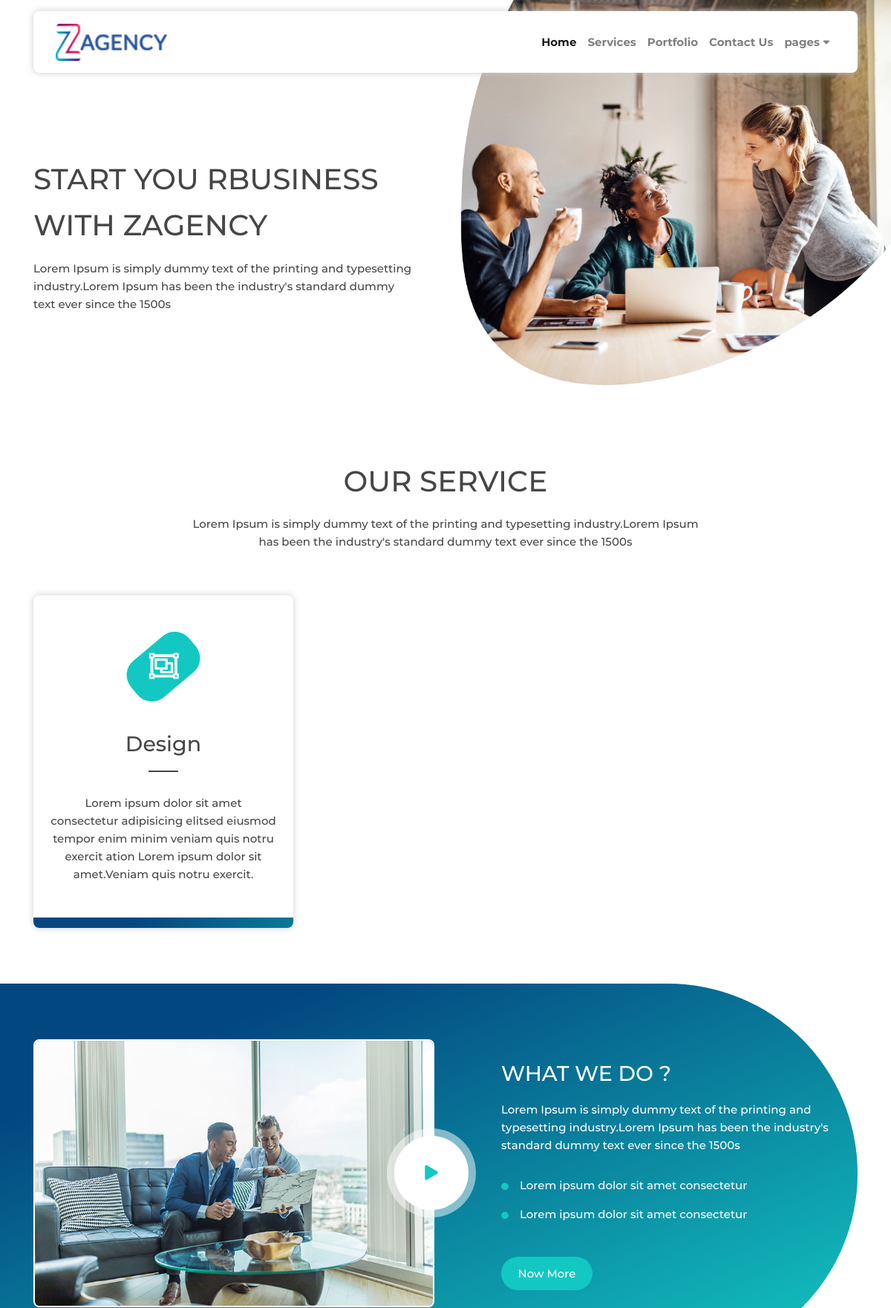
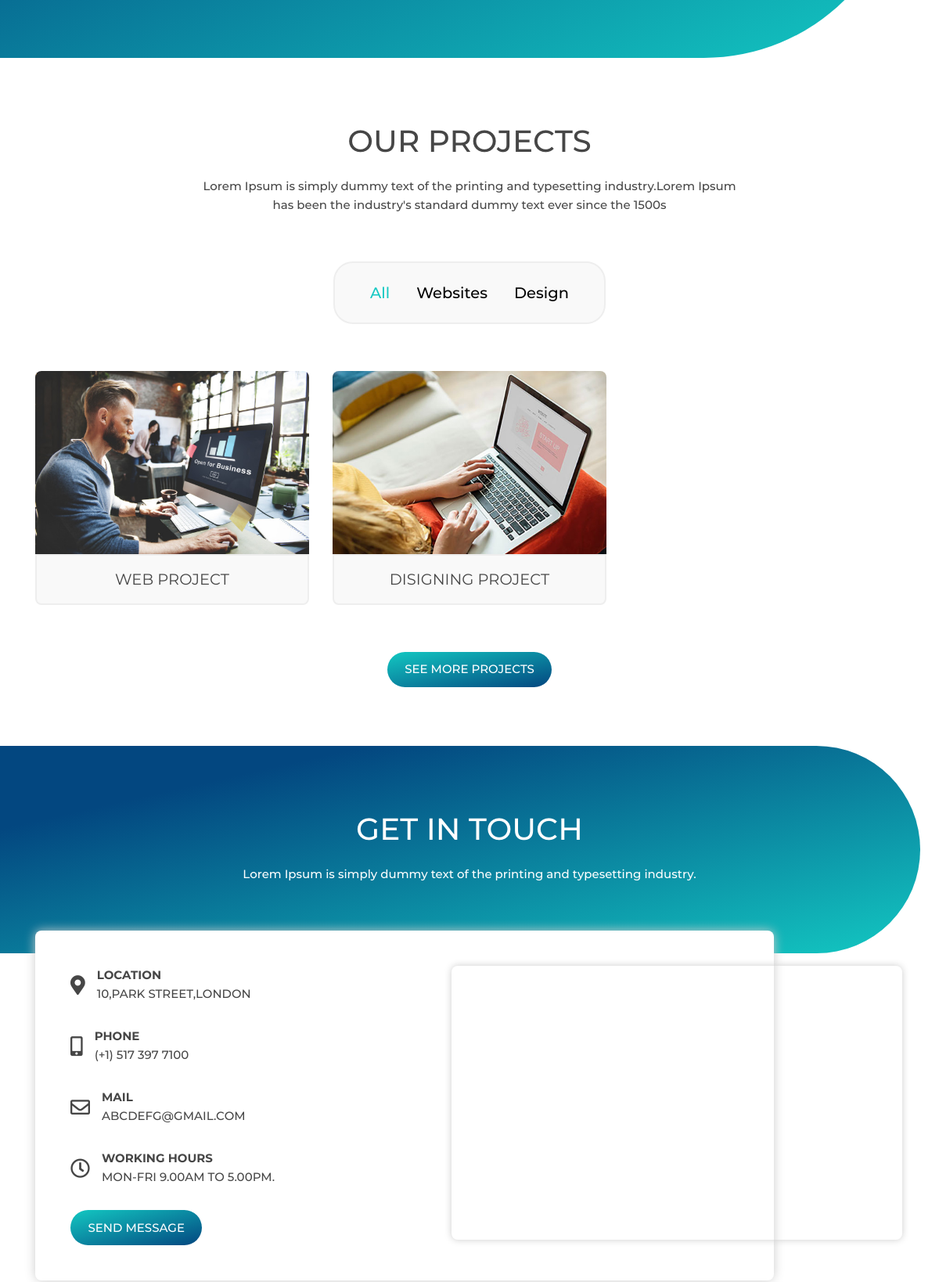
The page / (upper part) on the database its author committed (2 pictures, top to bottom).
### website/models.py (models this page shows, shortened)
class Param(models.Model):
	param_name = models.CharField(max_length=250, null=True,blank=True)
	content = models.TextField(max_length=1000, null=True,blank=True)
	image  = models.ImageField(upload_to='' , blank=True )
	activ = models.BooleanField(default=True)

class Service(models.Model):
	title = models.CharField(max_length=250, null=True,blank=True)
	description = models.CharField(max_length=250, null=True,blank=True)
	icon = models.CharField(max_length=250, null=True,blank=True)
	url = models.CharField(max_length=250, null=True,blank=True)
	activ = models.BooleanField(default=True)

class Project(models.Model):
	title = models.CharField(max_length=250, null=True,blank=True)
	image  = models.ImageField(upload_to='' , blank=True )
	url = models.CharField(max_length=250, null=True,blank=True)
	projectcategory  = models.ForeignKey(ProjectCategory , on_delete=models.SET_NULL,  null = True, blank=True)
	activ = models.BooleanField(default=True)

class ProjectCategory(models.Model):
	title = models.CharField(max_length=250, null=True,blank=True)
	datarel = models.CharField(max_length=250, null=True,blank=True)
	activ = models.BooleanField(default=True)

### website/views.py (the view)
# urls.py: path('', home ,name='home'),
def home(request):
	template_name = 'index.html'
	title = Param.objects.get(param_name='title')
	description = Param.objects.get(param_name='description')
	logo = Param.objects.get(param_name='logo')
	favicon = Param.objects.get(param_name='favicon')
	email = Param.objects.get(param_name='email')
	phone = Param.objects.get(param_name='phone')
	location = Param.objects.get(param_name='location')
	google_map = Param.objects.get(param_name='google_map')
	our_services_description = Param.objects.get(param_name='our_services_description')
	our_services_title = Param.objects.get(param_name='our_services_title')
	services = Service.objects.filter(activ=True)
	what_we_do_image = Param.objects.get(param_name='what_we_do_image')
	what_we_do_video_url = Param.objects.get(param_name='what_we_do_video_url')
	what_we_do_description = Param.objects.get(param_name='what_we_do_description')
	what_we_do_title = Param.objects.get(param_name='what_we_do_title')
	what_we_do_lignes = Param.objects.filter(param_name='what_we_do_lignes')
	our_projects_description = Param.objects.get(param_name='our_projects_description')
	our_projects_title = Param.objects.get(param_name='our_projects_title')
	projects = Project.objects.filter(activ=True)
	args = {
		'title':title,
		'logo':logo,
		'email':email,
		'phone':phone,
		'description':description,
		'location':location,
		'favicon':favicon,
		'google_map':google_map,
		'what_we_do_image': what_we_do_image,
		'what_we_do_video_url': what_we_do_video_url,
		'what_we_do_description': what_we_do_description,
		'what_we_do_title' :what_we_do_title,
		'what_we_do_lignes' :what_we_do_lignes,
		'services':services,
		'our_services_description':our_services_description,
		'our_services_title':our_services_title,
		'projects':projects,
		'our_projects_description':our_projects_description,
		'our_projects_title':our_projects_title,
	}
	return render(request  ,template_name , args)

### website/templates/index.html (shortened to what this page needs)
{% load static %}
<!Doctype html>
<html lang="zxx">
<head>
  <link rel="stylesheet" href="{% static 'css/inc/plugins.css' %}">
  <link rel="stylesheet" href="{% static 'css/style.css' %}">
</head>
<body>
  <header class="site_header fixed-top w-100">
	<div class="container">
	  <nav class="navbar navbar-expand-lg navbar-light">
		{% if logo.activ %}
		<a class="navbar-brand" href="index.html" ><img src="{{logo.image.url}}" style="width: 150px; height: 50px" alt="pic"></a>
		{% endif %}
		<div class="collapse navbar-collapse ml-auto" id="navbarNavAltMarkup">
		  <div class="navbar-nav">
			<a class="nav-item nav-link active" href="#home">Home</a>
			<a class="nav-item nav-link" href="#services">Services</a>
			<a class="nav-item nav-link" href="#portfolio">Portfolio</a>
			<a class="nav-item nav-link" href="#contact_us">Contact Us</a>
			<div class="drop_down">
			  <a class="nav-item nav-link" href="#">pages <i class="fas fa-caret-down"></i></a>
			</div>
		  </div>
		</div>
	  </nav>
	</div>
  </header>
  <main class="main_site" id="home">
	<section id="hero_section" class="green style_3">
	  <div class="container">
		<div class="row align-items-center">
		  <div class="col-md-12 col-lg-6 padding_right">
			<div class="hero_content">
			  <h1 class="text-uppercase hero_tit text_animation" data-in-effect="fadeInLeft">{% if title.activ %}{{title.content}}{% endif %}</h1>
			  <p class="hero_desc wow fadeInDown" data-wow-delay="1.5s">{% if description.activ %}{{description.content}}{% endif %}
			  </p>
			</div>
		  </div>
		</div>
	  </div>
	</section>
	{% if services %}
		<section id="services" class="text-center green style_2">
		  <div class="container">
			<h1 class="sec_title text-uppercase">{% if our_services_description.activ %}{{our_services_title.content}}{% endif %}</h1>
			<p class="sec_desc">{% if our_services_description.activ %}{{our_services_description.content}}{% endif %}</p>
			<div class="row">
				{% for service in services %}
			  <div class="col-md-12 col-lg-4">
				<div class="serv_item margin_top_4 wow fadeInUp" data-wow-delay="0s">
				  <div class="serv_icon_2 bg_green">
					<i class="{{service.icon}} serv_icon"></i>
				  </div>
				  <h2 class="margin_top margin_bottom serv_tit">{{service.title}}</h2>
				  <p class="serv_desc">{{service.description}}</p>
				  <div class="serv_hover text-white bg_green_grad">
				  </div>
				</div>
			  </div>
				{% endfor %}
			  </div>
			</div>
		</section>
	{% endif %}
	<section id="about-us" class="green text-white style_2">
	  <div class="container">
		<div class="row align-items-center">
		  <div class="col-md-12 col-lg-6">
			<div class="about_image wow fadeInLeft">
				{% if what_we_do_image.activ %}
			  <img class="w-100" src=" {{what_we_do_image.image.url}}" alt="pic">
				{% endif %}
			  <a id="play_video" href="#">
				<i class="fas fa-play paly_icon text_green"></i>
			  </a>
			</div>
		  </div>
		  <div class="col-md-12 col-lg-6">
			<div class="about_content padding_left_4 wow fadeInRight">
			  <h2 class="text-uppercase">{% if what_we_do_title.activ %}{{what_we_do_title.content}}{% endif %}	</h2>
			  <p>{% if what_we_do_description.activ %}{{what_we_do_description.content}}{% endif %}
			  </p>
			  {% if what_we_do_lignes %}
				  <ul class="margin_top">
				  	{% for ligne in what_we_do_lignes %}
					  	<li><i class="fas fa-circle _icon text_green margin_right"></i>{{ligne.content}}</li>
				  	{% endfor %}
				  </ul>
			  {% endif %}
			  <a class="d-inline-block btn_style btn_green margin_top" href="about-us.html">Now More</a>
			</div>
		  </div>
		</div>
	  </div>
	</section>
	<section id="portfolio" class="text-center green">
	  <div class="container">
		<h1 class="sec_title text-uppercase">{% if our_projects_title.activ %}{{our_projects_title.content}}{% endif %}</h1>
		<p class="sec_desc">{% if our_projects_description.activ %}{{our_projects_description.content}}{% endif %}</p>
		<div class="toolbar mb2 mt2 margin_top_4">
		  <button class="fil_btn fil-cat active" data-rel="all">All</button>
		  {% if projects %}
		  	{% for project in projects %}
		  		<button class="fil_btn fil-cat" data-rel="{{project.projectcategory.datarel}}">{{project.projectcategory.title}}</button>
		  	{% endfor %}
		  {% endif %}
		</div>
		<div id="portfolio_items" class="margin_top wow fadeInUp">
		  <div class="row">
		  	{% if projects %}
		  	    {% for project in projects %}
				<div class="col-sm-6 col-md-4 portfolio_item scale-anm {{project.projectcategory.datarel}} all">
				  <a href="#">
					<div class="portfolio_img">
					  <img src="{{project.image.url}}" alt="pic">
					</div>
					<div class="portfolio_content">
					  <h3 class="text-uppercase">{{project.title}}</h3>
					</div>
				  </a>
				</div>
		  	    {% endfor %}
		  	{% endif %}
		  </div>
		</div>
		<a class="btn_style green_grad_btn margin_top_4 d-inline-block text-uppercase" href="portfolio.html">see more projects</a>
	  </div>
	</section>
	<section id="contact_us" class=" green style_2">
	  <div class="contact__us">
		<div class="container">
		  <h1 class="text-uppercase text-center text-white"><span>Get In Touch</span></h1>
		  <p class="sec_desc margin_bottom text-center text-white">Lorem Ipsum is simply dummy text of the printing and typesetting industry.</p>
		  <div class="row contact-us margin_top_4 wow fadeInUp">
			<div class="col-sm-12 col-md-6 col-lg-6">
			  <div class="contact_info text-left">
				<div class="d-flex contact_item align-items-center margin_bottom align-content-center">
				  <i class="fas fa-map-marker-alt margin_right info_icon"></i>
				  <div>
					<p class="text-uppercase text_bold">location</p>
					<p class="text-uppercase"> 10,Park Street,London</p>
				  </div>
				</div>
				<div class="d-flex contact_item align-items-center margin_bottom align-content-center">
				  <i class="fas fa-mobile-alt margin_right info_icon"></i>
				  <div>
					<p class="text-uppercase text_bold">phone</p>
					<p class="text-uppercase"> <a href="tel:+15173977100">(+1) 517 397 7100</a></p>
				  </div>
				</div>
				<div class="d-flex contact_item align-items-center margin_bottom align-content-center">
				  <i class="far fa-envelope margin_right info_icon"></i>
				  <div>
					<p class="text-uppercase text_bold">mail</p>
					<p class="text-uppercase"><a href="mailto:abcdefg@gmail.com">abcdefg@gmail.com</a></p>
				  </div>
				</div>
				<div class="d-flex contact_item align-items-center margin_bottom align-content-center">
				  <i class="far fa-clock margin_right info_icon"></i>
				  <div>
					<p class="text-uppercase text_bold">WORKING HOURS</p>
					<p class="text-uppercase">Mon-Fri 9.00AM to 5.00PM.</p>
				  </div>
				</div>
				<a id="send_message" class="d-inline-block btn_style green_grad_btn text-uppercase text-white" href="#">send message</a>
			  </div>
			</div>
			<div class="col-sm-12 col-md-6 col-lg-6">
			  <div class="map">
				<div style="width: 100%"><iframe src="https://www.google.com/maps/embed?pb=!1m18!1m12!1m3!1d421701.2454303203!2d-90.21538947620296!3d34.33670749678344!2m3!1f0!2f0!3f0!3m2!1i1024!2i768!4f13.1!3m3!1m2!1s0x88801b5b94e09a8b%3A0xabd6bc8b4f8f7ebb!2sUnited+States+Postal+Service!5e0!3m2!1sen!2seg!4v1536167131135"
					allowfullscreen></iframe></div><br />
			  </div>
			</div>
		  </div>
		</div>
	  </div>
	</section>
  </main>
</body>
</html>

### rows shown on the page
Param: image (picture)
Param: content "START YOU RBUSINESS WITH ZAGENCY"
Param: content "Lorem Ipsum is simply dummy text of the printing and typesetting industry.Lorem Ipsum has been the industry's standard dummy text ever since the 1500s"
Param: content "OUR SERVICE"
Param: content "Lorem Ipsum is simply dummy text of the printing and typesetting industry.Lorem Ipsum has been the industry's standard dummy text ever since the 1500s"
Service: title "Design", description "Lorem ipsum dolor sit amet consectetur adipisicing elitsed eiusmod tempor enim minim veniam quis notru exercit ation Lorem ipsum dolor sit amet.Veniam quis notru exercit."
Param: image (picture)
Param: content "WHAT WE DO ?"
Param: content "Lorem Ipsum is simply dummy text of the printing and typesetting industry.Lorem Ipsum has been the industry's standard dummy text ever since the 1500s"
Param: content "Lorem ipsum dolor sit amet consectetur"
Param: content "Lorem ipsum dolor sit amet consectetur"
Param: content "OUR PROJECTS"
Param: content "Lorem Ipsum is simply dummy text of the printing and typesetting industry.Lorem Ipsum has been the industry's standard dummy text ever since the 1500s"
Project: projectcategory "Websites", image (picture), title "WEB PROJECT"
Project: projectcategory "Design", image (picture), title "DISIGNING PROJECT"
